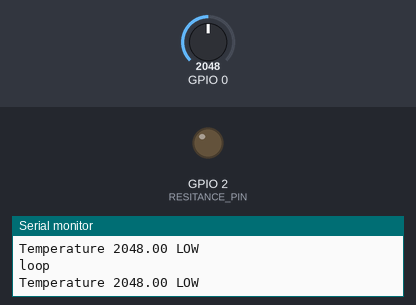
The program below on a simulated ESP32. Shown: output pins drawn as LEDs (lit = HIGH), the last lines printed to the serial monitor. The test bench sets the inputs (shaded band); at power-on: GPIO 0 = 2048.

Above: at 2.2 s.
2.3 s: GPIO 0 set to 2962
4.2 s: GPIO 0 set to 3065
At 5.8 s:
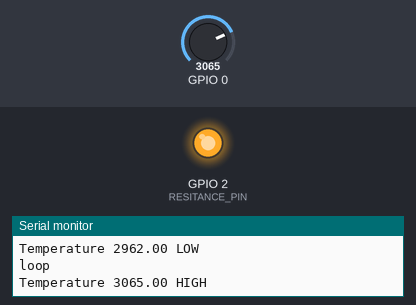
6.5 s: GPIO 0 set to 2960
At 7.3 s:
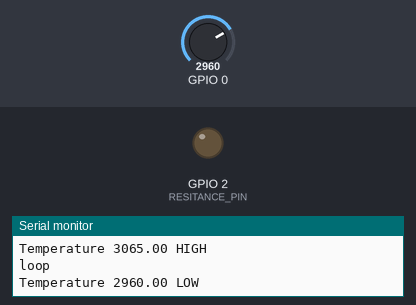
8.5 s: GPIO 0 set to 3040
At 10.1 s:
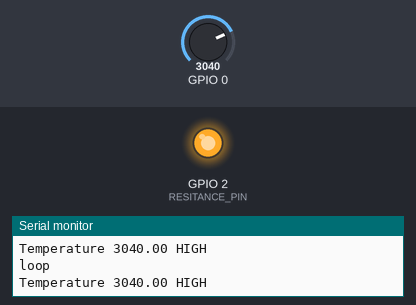
Timing chart, 0 to 11.5 s (numbered marks = the images above; inputs shaded):
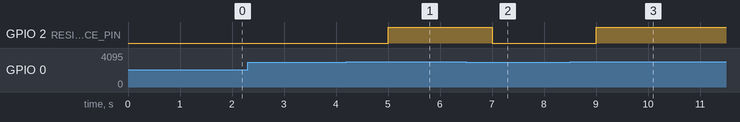

Measured:
- the behaviour switches between 3000 and 3001 on GPIO 0 (found by bisection; images 0 and 1)
- after the input at 4.2 s, GPIO 2 (RESITANCE_PIN): LOW → HIGH after 0.80 s
- after the input at 6.5 s, GPIO 2 (RESITANCE_PIN): HIGH → LOW after 0.50 s
- after the input at 8.5 s, GPIO 2 (RESITANCE_PIN): LOW → HIGH after 0.50 s

The program:

main.cpp
```cpp
#include "model/Serre.h"
#include "model/SerreConfig.h"
#include "sensor/TemperatureSensor.h"
#include "handler/ResistanceHandler.h"
#include <Arduino.h>

using namespace std;

Serre serre;

void setup() {
    Serial.begin(115200);
    Serial.print("init");
    auto serreConfig = new SerreConfig();

    serreConfig->addInputSensorConfig(TemperatureSensor::createInputConfig());
    serreConfig->addOutputHandlerConfig(ResistanceHandler::createOutputConfig());

    serre.config = *serreConfig;
    delay(1000);
    serre.state = Serre().SERRE_STATE_RUNNING;
}

void loop() {
    Serial.print("loop");
    Serial.print("\n");

    //Serial.print(serre.config.inputSensorConfigs.size());
    Serial.print(serre.config.inputSensorConfigs[0]->name.c_str());
    Serial.print(" ");
    Serial.print(serre.config.inputSensorConfigs[0]->getValue());
    Serial.print(" ");
    if (serre.config.inputSensorConfigs[0]->getValue() > 3000) {
        serre.config.outputHandlerConfigs[0]->handler->start();
    } else {
        serre.config.outputHandlerConfigs[0]->handler->stop();
    }
/*    if (serre.config.outputHandlerConfigs[0]->handler->isStateHigh()) {
        serre.config.outputHandlerConfigs[0]->handler->stop();
    } else {
        serre.config.outputHandlerConfigs[0]->handler->start();
    }*/
    Serial.print(serre.config.outputHandlerConfigs[0]->handler->getState().c_str());

    Serial.print("\n");
    delay(1000);
}
```

AbstractHandler.cpp
```cpp
//
// Created by lucas on 24/06/2021.
//

#include "AbstractHandler.h"
```

AbstractHandler.h
```cpp
//
// Created by lucas on 24/06/2021.
//

#ifndef APP_HANDLER_ABSTRACTHANDLER_H
#define APP_HANDLER_ABSTRACTHANDLER_H

#include <string>
#include <Arduino.h>

using namespace std;

class AbstractHandler {
public:
    const string STATE_HIGH = "HIGH";
    const string STATE_LOW = "LOW";

    string name;
    int pin;
    string state = "default";

    virtual void start() {};

    virtual void stop() {};

    virtual bool isStateHigh() {
        return this->getState() == STATE_HIGH;
    }

    virtual bool isStateLow() {
        return this->getState() == STATE_LOW;
    }

    virtual string getState() {
        return this->state;
    }
};

#endif //APP_HANDLER_ABSTRACTHANDLER_H
```

ResistanceHandler.cpp
```cpp
//
// Created by lucas on 24/06/2021.
//

#include "ResistanceHandler.h"
```

ResistanceHandler.h
```cpp
//
// Created by lucas on 24/06/2021.
//

#ifndef APP_HANDLER_RESISTANCEHANDLER_H
#define APP_HANDLER_RESISTANCEHANDLER_H

#include <string>
#include "AbstractHandler.h"
#include <model/OutputHandlerConfig.h>
#include <Arduino.h>

using namespace std;

const string RESISTANCE_NAME = "Resistance";
const int RESITANCE_PIN = 2;

class ResistanceHandler : public AbstractHandler {
public:
    clock_t startAt;
    clock_t stopAt;
    string state = "default1";

    ResistanceHandler() {
        this->name = RESISTANCE_NAME;
        this->pin = RESITANCE_PIN;
    }

    static OutputHandlerConfig *createOutputConfig() {
        return new OutputHandlerConfig(new ResistanceHandler());
    }

    void start() {
        digitalWrite(this->pin, HIGH);
        this->startAt = clock();
        this->state = AbstractHandler::STATE_HIGH;
    }

    void stop() {
        digitalWrite(this->pin, LOW);
        this->stopAt = clock();
        this->state = AbstractHandler::STATE_LOW;
    }

    bool isStateHigh() {
        return this->getState() == STATE_HIGH;
    }

    string getState() {
        return this->state;
    }
};


#endif //APP_HANDLER_RESISTANCEHANDLER_H
```

Serre.cpp
```cpp
//
// Created by lucas on 24/06/2021.
//

#include "Serre.h"
```

Serre.h
```cpp
//
// Created by lucas on 24/06/2021.
//

#ifndef APP_MODEL_SERRE_H
#define APP_MODEL_SERRE_H

#include "SerreConfig.h"

class Serre {
public:
    const string SERRE_STATE_INITIALIZATION = "initialization";
    const string SERRE_STATE_RUNNING = "running";
    string state = SERRE_STATE_INITIALIZATION;
    SerreConfig config;
};

#endif //APP_MODEL_SERRE_H
```

TemperatureSensor.cpp
```cpp
//
// Created by lucas on 24/06/2021.
//

#include "TemperatureSensor.h"
```

TemperatureSensor.h
```cpp
//
// Created by lucas on 24/06/2021.
//

#ifndef APP_SENSOR_TEMPERATURESENSOR_H
#define APP_SENSOR_TEMPERATURESENSOR_H
#include <string>
#include "../model/InputSensorConfig.h"

using namespace std;

const string name = "Temperature";
const int pin = 0;
static float format(int input) {
    return (float) input;
}

class TemperatureSensor {
public:
    TemperatureSensor() {};
    static InputSensorConfig* createInputConfig() {
        float (*formatterFunction)(int);
        formatterFunction = &format;
        return new InputSensorConfig(name, pin, formatterFunction);
    }
};


#endif //APP_SENSOR_TEMPERATURESENSOR_H
```

InputSensorConfig.cpp
```cpp
//
// Created by lucas on 24/06/2021.
//

#include "InputSensorConfig.h"
```

InputSensorConfig.h
```cpp
#include <utility>

//
// Created by lucas on 24/06/2021.
//

#ifndef APP_MODEL_INPUTSENSORCONFIG_H
#define APP_MODEL_INPUTSENSORCONFIG_H
#include <Arduino.h>
#include <string>

using namespace std;

typedef float (*FormatterFunction)(int);

class InputSensorConfig {
public:
    string name;
    int pin;
    float (*formatterFunction) (int);

    InputSensorConfig(string name, int pin, FormatterFunction &formatterFunction) {
        this->name = name;
        this->pin = pin;
        this->formatterFunction = formatterFunction;
    };

    float getValue() {
        int rawData = analogRead(this->pin);
        return this->formatterFunction(rawData);
    }
};


#endif //APP_MODEL_INPUTSENSORCONFIG_H
```

OutputHandlerConfig.cpp
```cpp
//
// Created by lucas on 24/06/2021.
//

#include "OutputHandlerConfig.h"
```

OutputHandlerConfig.h
```cpp
//
// Created by lucas on 24/06/2021.
//

#ifndef APP_MODEL_OUTPUTHANDLERCONFIG_H
#define APP_MODEL_OUTPUTHANDLERCONFIG_H
#include "../handler/AbstractHandler.h"

class OutputHandlerConfig {
public:
    AbstractHandler* handler;
    OutputHandlerConfig(AbstractHandler* handler) {
        this->handler = handler;
        pinMode(handler->pin, OUTPUT);
    }
};


#endif //APP_MODEL_OUTPUTHANDLERCONFIG_H
```

SerreConfig.cpp
```cpp
//
// Created by lucas on 24/06/2021.
//

#include "SerreConfig.h"
#include "InputSensorConfig.h"
#include "vector"
#include "OutputHandlerConfig.h"
```

SerreConfig.h
```cpp
//
// Created by lucas on 24/06/2021.
//

#ifndef APP_MODEL_SERRECONFIG_H
#define APP_MODEL_SERRECONFIG_H

#include "InputSensorConfig.h"
#include "vector"
#include "OutputHandlerConfig.h"

using namespace std;

class SerreConfig {
public:
    SerreConfig() {};
    vector<InputSensorConfig*> inputSensorConfigs;
    vector<OutputHandlerConfig*> outputHandlerConfigs;

    void addInputSensorConfig(InputSensorConfig* inputSensorConfig) {
        this->inputSensorConfigs.push_back(inputSensorConfig);
    }
    void addOutputHandlerConfig(OutputHandlerConfig* outputHandlerConfig) {
        this->outputHandlerConfigs.push_back(outputHandlerConfig);
    }
};


#endif //APP_MODEL_SERRECONFIG_H
```
